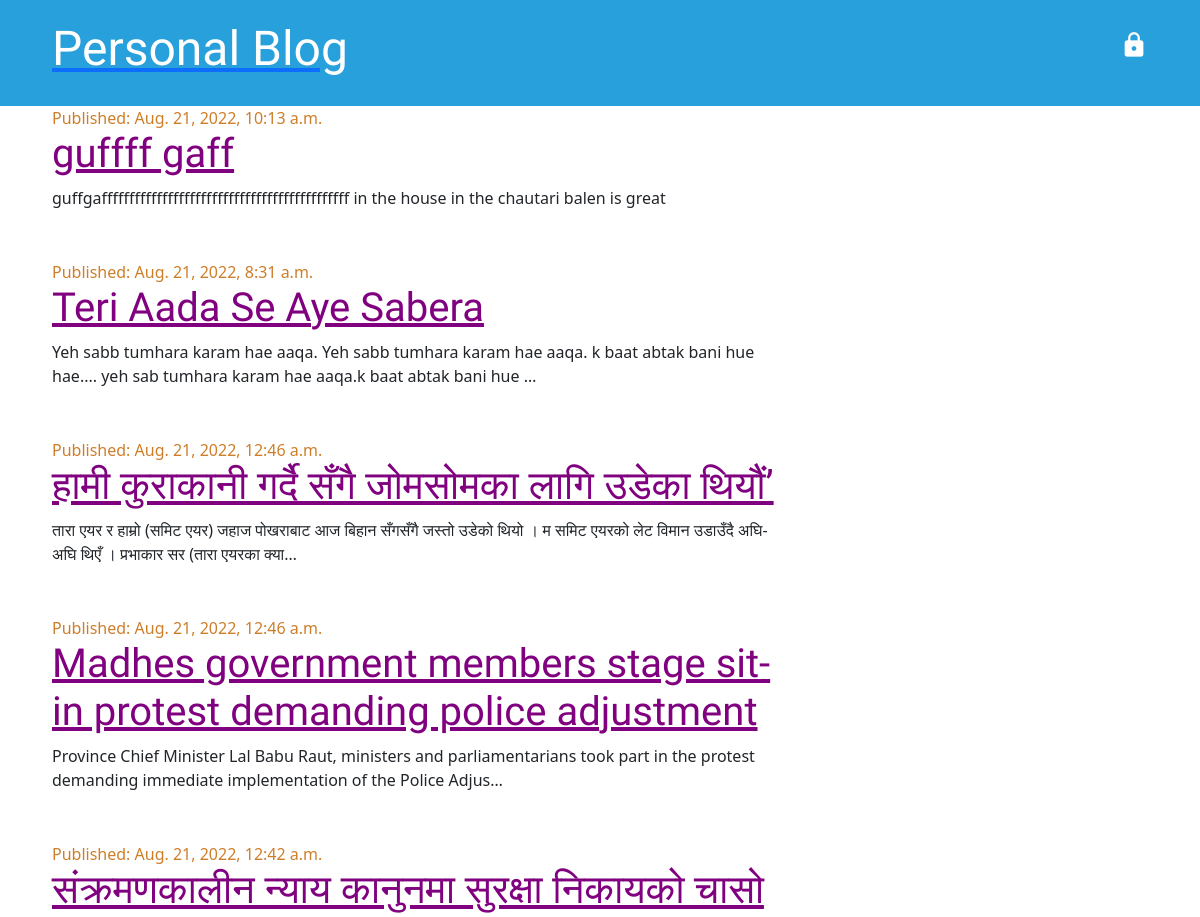
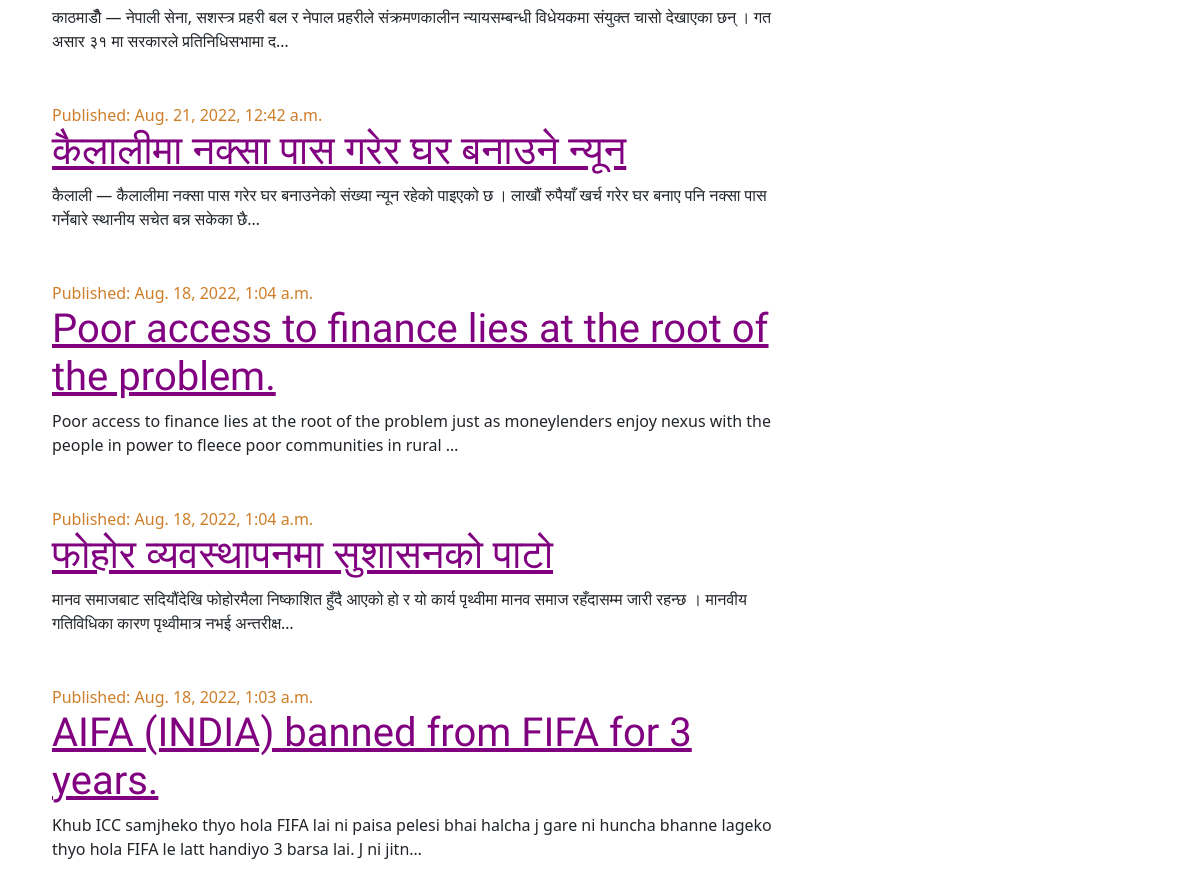
The page / on the database its author committed (2 pictures, top to bottom).
### personal_blog/models.py (models this page shows, shortened)
class Post(models.Model):
    title = models.CharField(max_length=256)
    text = models.TextField()
    created_date = models.DateTimeField(default = timezone.now)
    published_date = models.DateTimeField(blank = True, null = True)
    author = models.ForeignKey('auth.User', on_delete=models.CASCADE)

### personal_blog/views.py (the view)
# urls.py: path("", post_list),
def post_list(request):
    posts = Post.objects.filter(published_date__lte = timezone.now()).order_by('-published_date')
    return render (
        request,
        "post_list.html",
        {"posts":posts},
    )

### template/post_list.html
{% extends "base.html" %}
{% block content %}
{% for post in posts %}
<div class="post">
  {% if post.published_date %}
  <div class="date">
  Published: {{ post.published_date }}
</div>
{% endif%}
<h1>
  <a href="/post-detail/{{post.pk}}">
    {{post.title}}
  </a>
</h1>
  <p>{{ post.text | truncatechars:150 }}</p>
</div>
{% endfor %}
{% endblock content %}

### static/css/style.css (style rules this page uses)
body { margin: 0; padding: 0; }

### static/css/blog.css (style rules this page uses)
body { padding-left: 0px; }
h1 a { color: #27a0dc; font-family: 'Lobster'; }
h1, h2, h3, h4 { font-family: 'Lobster', cursive; }
.date { color: #ce7e29; }
.post { margin-bottom: 50px; }
.post h1 a, .post h1 a:visited { color: purple; }

### rows shown on the page
Post: published_date "Aug. 21, 2022, 10:13 a.m.", title "guffff gaff", text "guffgafffffffffffffffffffffffffffffffffffffffffffff in the house in the chautari balen is great"
Post: published_date "Aug. 21, 2022, 8:31 a.m.", title "Teri Aada Se Aye Sabera", text "Yeh sabb tumhara karam hae aaqa. Yeh sabb tumhara karam hae aaqa. k baat abtak bani hue hae.... yeh sab tumhara karam hae aaqa.k baat abtak bani hue …"
Post: published_date "Aug. 21, 2022, 12:46 a.m.", title "हामी कुराकानी गर्दै सँगै जोमसोमका लागि उडेका थियौं‌’", text "तारा एयर र हाम्रो (समिट एयर) जहाज पोखराबाट आज बिहान सँगसँगै जस्तो उडेको थियो । म समिट एयरको लेट विमान उडाउँदै अघि-अघि थिएँ । प्रभाकार सर (तारा एयरका क्या…"
Post: published_date "Aug. 21, 2022, 12:46 a.m.", title "Madhes government members stage sit-in protest demanding police adjustment", text "Province Chief Minister Lal Babu Raut, ministers and parliamentarians took part in the protest demanding immediate implementation of the Police Adjus…"
Post: published_date "Aug. 21, 2022, 12:42 a.m.", title "संक्रमणकालीन न्याय कानुनमा सुरक्षा निकायको चासो", text "काठमाडौँ — नेपाली सेना, सशस्त्र प्रहरी बल र नेपाल प्रहरीले संक्रमणकालीन न्यायसम्बन्धी विधेयकमा संयुक्त चासो देखाएका छन् । गत असार ३१ मा सरकारले प्रतिनिधिसभामा द…"
Post: published_date "Aug. 21, 2022, 12:42 a.m.", title "कैलालीमा नक्सा पास गरेर घर बनाउने न्यून", text "कैलाली — कैलालीमा नक्सा पास गरेर घर बनाउनेको संख्या न्यून रहेको पाइएको छ । लाखौं रुपैयाँ खर्च गरेर घर बनाए पनि नक्सा पास गर्नेबारे स्थानीय सचेत बन्न सकेका छै…"
Post: published_date "Aug. 18, 2022, 1:04 a.m.", title "Poor access to finance lies at the root of the problem.", text "Poor access to finance lies at the root of the problem just as moneylenders enjoy nexus with the people in power to fleece poor communities in rural …"
Post: published_date "Aug. 18, 2022, 1:04 a.m.", title "फोहोर व्यवस्थापनमा सुशासनको पाटो", text "मानव समाजबाट सदियौंदेखि फोहोरमैला निष्काशित हुँदै आएको हो र यो कार्य पृथ्वीमा मानव समाज रहँदासम्म जारी रहन्छ । मानवीय गतिविधिका कारण पृथ्वीमात्र नभई अन्तरीक्ष…"
Post: published_date "Aug. 18, 2022, 1:03 a.m.", title "AIFA (INDIA) banned from FIFA for 3 years.", text "Khub ICC samjheko thyo hola FIFA lai ni paisa pelesi bhai halcha j gare ni huncha bhanne lageko thyo hola FIFA le latt handiyo 3 barsa lai. J ni jitn…"
